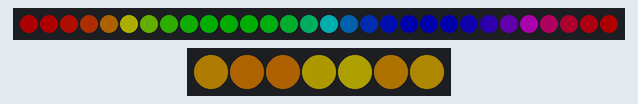
A sketch run on a simulated ESP32. Parts: 30 RGB LEDs in strip order, left to right, 7 RGB LEDs in strip order, left to right. Dim RGB values are drawn brighter than linear; random numbers use the default seed unless the sketch sets one.

Above: at 0.15 s.
At 4.81 s:
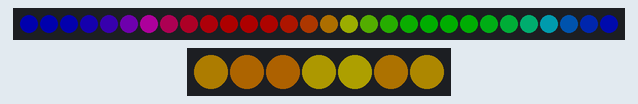
At 9.77 s:
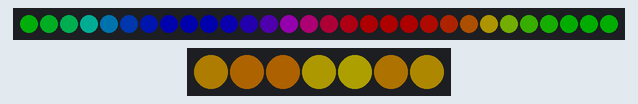
At 19.38 s:
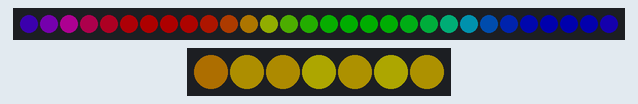
At 29.29 s:
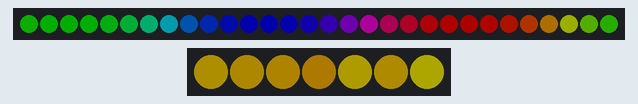
At 39.53 s:
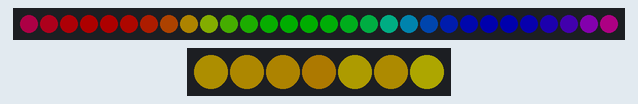
Timing chart, 0 to 40.0 s (numbered marks = the images above):
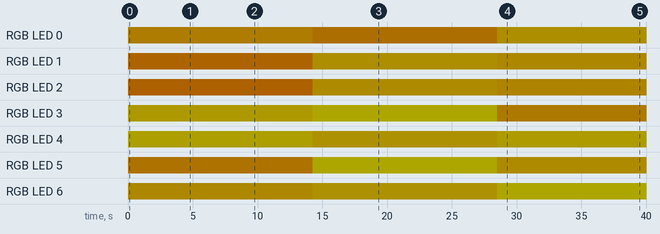

Measured:
- by itself, RGB LED 0: off → RGB(50, 36, 0) at 0.00 s, → RGB(50, 32, 0) 14.3 s later, → RGB(50, 41, 0) 14.3 s later
- by itself, RGB LED 1: off → RGB(50, 29, 0) at 0.00 s, → RGB(50, 41, 0) 14.3 s later, → RGB(50, 39, 0) 14.3 s later
- by itself, RGB LED 2: off → RGB(50, 28, 0) at 0.00 s, → RGB(50, 40, 0) 14.3 s later, → RGB(50, 38, 0) 14.3 s later
- by itself, RGB LED 3: off → RGB(50, 44, 0) at 0.00 s, → RGB(50, 48, 0) 14.3 s later, → RGB(50, 35, 0) 14.3 s later
- by itself, RGB LED 4: off → RGB(50, 46, 0) at 0.00 s, → RGB(50, 42, 0) 14.3 s later, → RGB(50, 45, 0) 14.3 s later
- by itself, RGB LED 5: off → RGB(50, 33, 0) at 0.00 s, → RGB(50, 48, 0) 14.3 s later, → RGB(50, 40, 0) 14.3 s later
- by itself, RGB LED 6: off → RGB(50, 39, 0) at 0.00 s, → RGB(50, 42, 0) 14.3 s later, → RGB(50, 48, 0) 14.3 s later

The sketch:

led_sunshine_and_rainbows.ino
```cpp
/*
 * Sunshine and rainbows LED strips controller
 * Created for MK P.
 * 2022-04-28
 */

#include <Adafruit_NeoPixel.h>

#define LED_PIN_RAINBOW    26
#define LED_PIN_SUN    27
#define LED_COUNT_RAINBOW 30
#define LED_COUNT_SUN 7
#define LED_BRIGHTNESS 50 // about 1/5 (max = 255)

//   NEO_KHZ800  800 KHz bitstream (most NeoPixel products w/WS2812 LEDs)
//   NEO_GRB     Pixels are wired for GRB bitstream (most NeoPixel products)
Adafruit_NeoPixel stripRainbow(LED_COUNT_RAINBOW, LED_PIN_RAINBOW, NEO_GRB + NEO_KHZ800);
Adafruit_NeoPixel stripSun(LED_COUNT_SUN, LED_PIN_SUN, NEO_GRB + NEO_KHZ800);


void setup() {
  stripRainbow.begin();
  stripRainbow.show();
  stripRainbow.setBrightness(LED_BRIGHTNESS);
  stripSun.begin();
  stripSun.show();
  stripSun.setBrightness(LED_BRIGHTNESS);
}

void loop() {

  // Set the LEDs on the Sun
  sunColor(stripSun);

  // Set and animate the rainbow
  rainbow(stripRainbow, 10);
}


void sunColor(Adafruit_NeoPixel &strip) {

  for(int i = 0; i < strip.numPixels(); i++) {
    long hue = random(6000,11000); // orange to yellow
    strip.setPixelColor(i, Adafruit_NeoPixel::ColorHSV(hue));
    strip.show();
  }
}

// Rainbow cycle along whole strip. Pass delay time (in ms) between frames.
void rainbow(Adafruit_NeoPixel &strip, int wait) {
  // Hue of first pixel runs 5 complete loops through the color wheel.
  // Color wheel has a range of 65536 but it's OK if we roll over, so
  // just count from 0 to 5*65536. Adding 256 to firstPixelHue each time
  // means we'll make 5*65536/256 = 1280 passes through this loop:
  for(long firstPixelHue = 0; firstPixelHue < 5*65536; firstPixelHue += 256) {
    // strip.rainbow() can take a single argument (first pixel hue) or
    // optionally a few extras: number of rainbow repetitions (default 1),
    // saturation and value (brightness) (both 0-255, similar to the
    // ColorHSV() function, default 255), and a true/false flag for whether
    // to apply gamma correction to provide 'truer' colors (default true).
    strip.rainbow(firstPixelHue);
    // Above line is equivalent to:
    // strip.rainbow(firstPixelHue, 1, 255, 255, true);
    strip.show(); // Update strip with new contents
    delay(wait);  // Pause for a moment
  }
}
```
